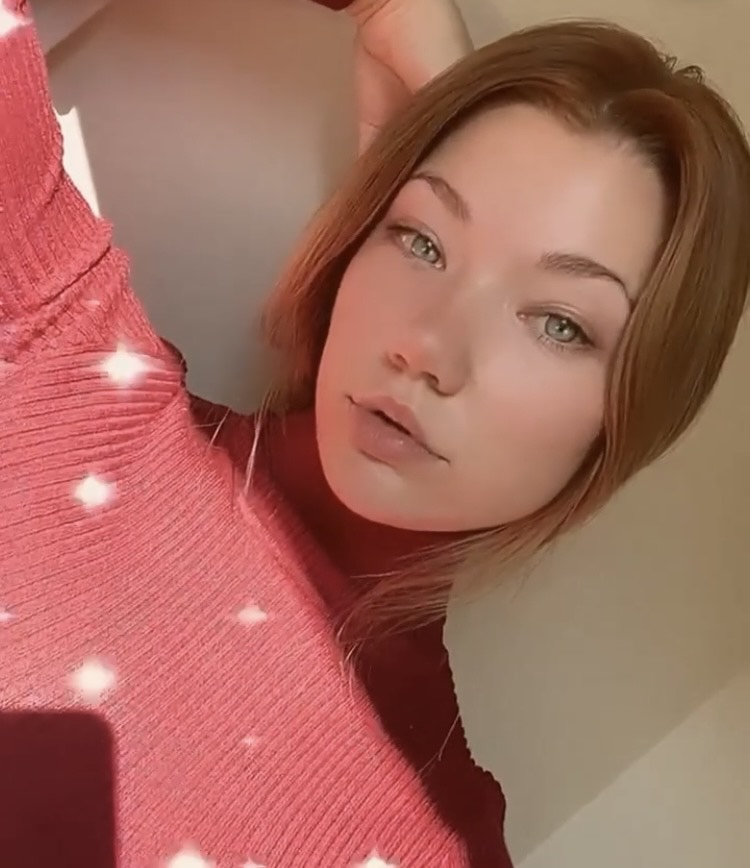
#> input picture Projects/OpencvPython/Resources/Danielle.jpeg, 750 x 868 px, given in place of the camera
$ python webcam_color_detection.py
#> lines starting #> are read from the running program, lines starting #| are printed output that depends on the picture; after the words box and inside, x2 and y2 are one past the last pixel; in counts of white or black regions, pixels touching at a corner belong together
import cv2
import numpy as np


cap = cv2.VideoCapture(0)
cap.set(3,640)
cap.set(4,480)

def empty(a):
    pass


cv2.namedWindow("Trackbars")
cv2.resizeWindow("Trackbars", 640,240)
cv2.createTrackbar("Hue Min", "Trackbars", 0, 179, empty) #(name of bar, which window, current val, max val, onChange)
#> slider 'Hue Min' is set to 35
cv2.createTrackbar("Hue Max", "Trackbars", 179, 179, empty)
cv2.createTrackbar("Sat Min", "Trackbars", 0, 255, empty)
#> slider 'Sat Min' is set to 51
cv2.createTrackbar("Sat Max", "Trackbars", 255, 255, empty)
cv2.createTrackbar("Val Min", "Trackbars", 0, 255, empty)
#> slider 'Val Min' is set to 51
cv2.createTrackbar("Val Max", "Trackbars", 255, 255, empty)


while True:
    success, img = cap.read()
#> img is the input picture: shape (868, 750, 3); mean B, G, R 91.9, 104.5, 161.9
    imgHSV = cv2.cvtColor(img, cv2.COLOR_BGR2HSV)
#> imgHSV: shape (868, 750, 3); mean H, S, V 48.5, 117.8, 161.9
    h_min = cv2.getTrackbarPos("Hue Min", "Trackbars")  # (Which value, which trackbar)
    h_max = cv2.getTrackbarPos("Hue Max", "Trackbars")
    s_min = cv2.getTrackbarPos("Sat Min", "Trackbars")
    s_max = cv2.getTrackbarPos("Sat Max", "Trackbars")
    v_min = cv2.getTrackbarPos("Val Min", "Trackbars")
    v_max = cv2.getTrackbarPos("Val Max", "Trackbars")

    lower = np.array([h_min, s_min, v_min])
    upper = np.array([h_max, s_max, v_max])

    mask = cv2.inRange(imgHSV, lower, upper)
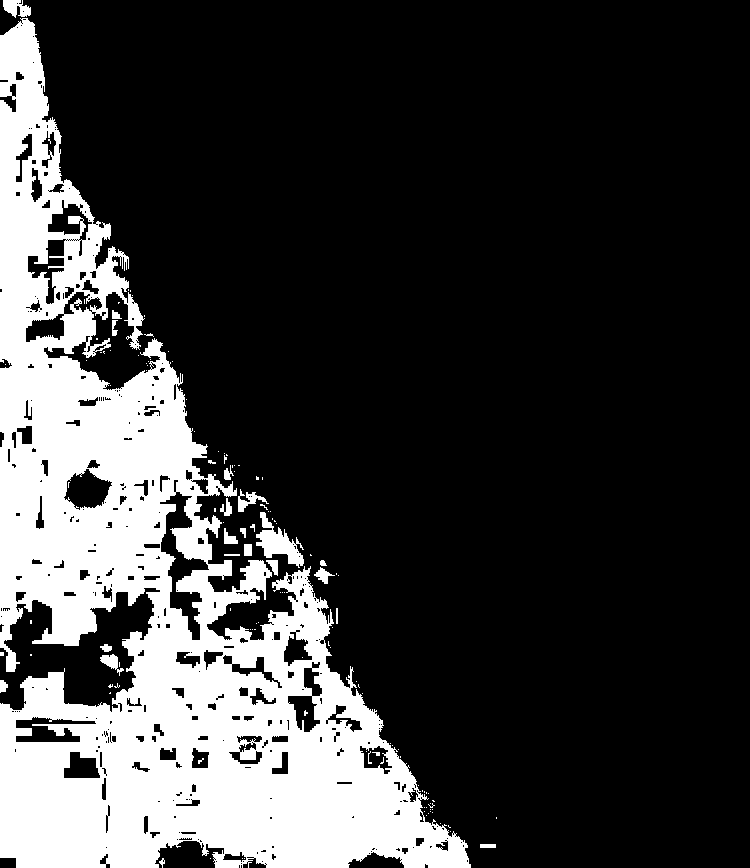
#> mask: shape (868, 750); 22.9% white; 127 white regions (102 under 20 px), largest, box (x1, y1, x2, y2) and area: (0, 18, 471, 868) 145708, (256, 512, 304, 568) 1099, (3, 0, 31, 18) 327

    imgResult = cv2.bitwise_and(img, img, mask=mask)
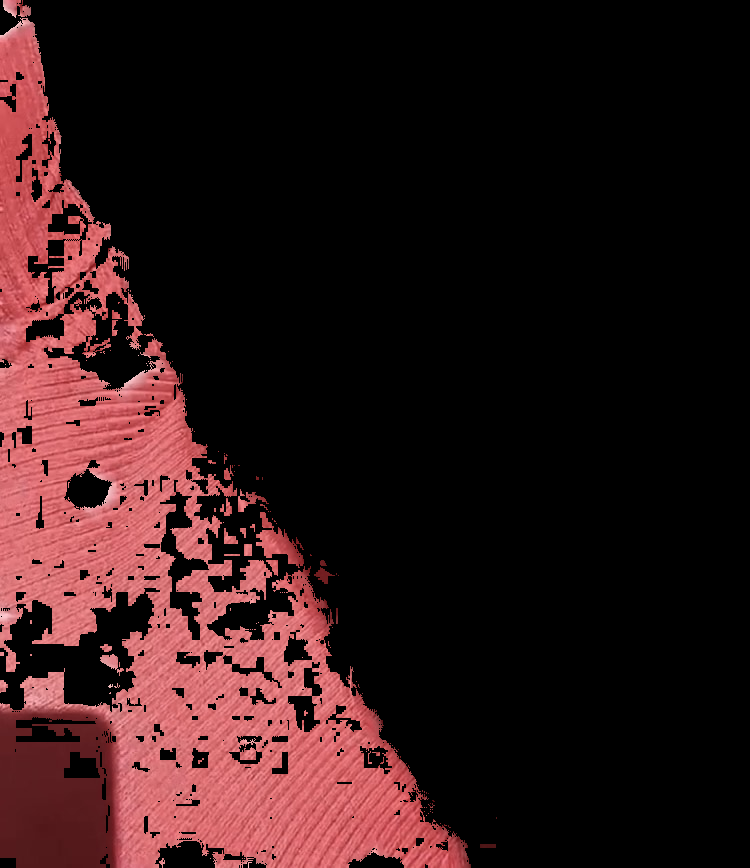
#> imgResult: shape (868, 750, 3); mean B, G, R 23.3, 22.4, 46.1
    #HSVResult = cv2.bitwise_and(imgHSV, imgHSV, mask=mask) #I want a mask over the hsv as well

    #cv2.imshow("VidHSV", HSVResult)
    cv2.imshow("Mask", mask)
    cv2.imshow("image result", imgResult)
    if cv2.waitKey(1) & 0xFF == ord('q'):
#> (key q is pressed here)
        break
